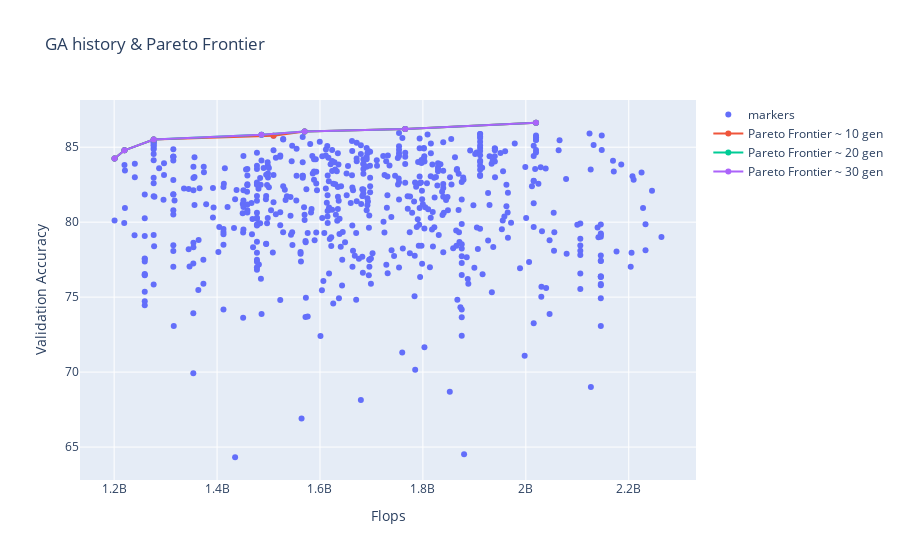

Source (notebook cell):
### Markdown cell above
##### [1] GA search history & Pareto Frontier

### Code cell
# 1. data_path => 각 gen 마다의 df 구축
data_path = '../logs/__New_main_experiment_1_GA_30gen/'
data_10gen, data_20gen, data_30gen = make_score_array(data_path)

# 2. flops 에 - 붙여서, 'score'로 변환 (=> 둘 다 최대화하도록)
data_10gen_score = np.copy(data_10gen)
data_20gen_score = np.copy(data_20gen)
data_30gen_score = np.copy(data_30gen)

data_10gen_score[:, 1] = -data_10gen_score[:, 1]
data_20gen_score[:, 1] = -data_20gen_score[:, 1]
data_30gen_score[:, 1] = -data_30gen_score[:, 1]

# 3. score df 로 변환 후 pareto frontier 구하기
pareto_front_sorted = find_pareto_frontier_from_scores(data_10gen_score, data_20gen_score, data_30gen_score)
pareto_front_10gen_sorted, pareto_front_20gen_sorted, pareto_front_30gen_sorted = pareto_front_sorted

# 4. Plot
title = 'GA history & Pareto Frontier'
x_title = 'Flops'
y_title = 'Validation Accuracy'

fig = go.Figure()

# Points: ~ 30 gen
fig.add_trace(go.Scatter(x=-data_30gen_score[:, 1], y=data_30gen_score[:, 0],
                    mode='markers',
                    name='markers'))

# Line; Pareto Frontier ~ 10 gen
# -[:, 1] = -flops => flops,  [:, 0] = val_accuracy
fig.add_trace(go.Scatter(x=-pareto_front_10gen_sorted[:, 1], y=pareto_front_10gen_sorted[:, 0],
                    mode='lines+markers',
                    name='Pareto Frontier ~ 10 gen'))

# Line; Pareto Frontier ~ 20 gen
fig.add_trace(go.Scatter(x=-pareto_front_20gen_sorted[:, 1], y=pareto_front_20gen_sorted[:, 0],
                    mode='lines+markers',
                    name='Pareto Frontier ~ 20 gen'))

# Line; Pareto Frontier ~ 30 gen
fig.add_trace(go.Scatter(x=-pareto_front_30gen_sorted[:, 1], y=pareto_front_30gen_sorted[:, 0],
                    mode='lines+markers',
                    name='Pareto Frontier ~ 30 gen'))

# Figure Layout
fig.update_layout(
    title=title,
    xaxis=dict(
        title=x_title,
    ),
    yaxis=dict(
        title=y_title,
    ),
)

fig.show()

### Figure 1 — Plotly figure (JSON) as saved in the notebook; plotly's stock layout.template omitted (floating-point values rounded to 4 significant figures; data arrays with more than 128 entries replaced by an {"elided": "..."} marker saying what was removed)
{"data": [{"mode": "markers", "name": "markers", "type": "scatter", "x": {"elided": "620 int values"}, "y": {"elided": "620 float values"}}, {"mode": "lines+markers", "name": "Pareto Frontier ~ 10 gen", "type": "scatter", "x": [1200784384, 1220054656, 1276776192, 1509707520, 1570125824, 1765605888, 2019793536], "y": [84.25, 84.79, 85.51, 85.77, 86.05, 86.21, 86.63]}, {"mode": "lines+markers", "name": "Pareto Frontier ~ 20 gen", "type": "scatter", "x": [1200784384, 1220054656, 1276776192, 1486293248, 1570125824, 1765605888, 2019793536], "y": [84.25, 84.79, 85.51, 85.83, 86.05, 86.21, 86.63]}, {"mode": "lines+markers", "name": "Pareto Frontier ~ 30 gen", "type": "scatter", "x": [1200784384, 1220054656, 1276776192, 1486293248, 1570125824, 1765605888, 2019793536], "y": [84.25, 84.79, 85.51, 85.83, 86.05, 86.21, 86.63]}], "layout": {"title": {"text": "GA history & Pareto Frontier"}, "xaxis": {"title": {"text": "Flops"}}, "yaxis": {"title": {"text": "Validation Accuracy"}}}}
